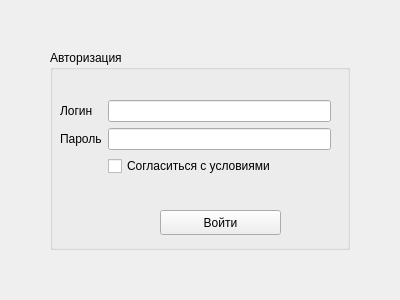
<?xml version="1.0" encoding="UTF-8"?>
<ui version="4.0">
 <class>MainWindow</class>
 <widget class="QMainWindow" name="MainWindow">
  <property name="geometry">
   <rect>
    <x>0</x>
    <y>0</y>
    <width>400</width>
    <height>300</height>
   </rect>
  </property>
  <property name="windowTitle">
   <string>MainWindow</string>
  </property>
  <widget class="QWidget" name="centralwidget">
   <widget class="QGroupBox" name="groupBox">
    <property name="geometry">
     <rect>
      <x>50</x>
      <y>50</y>
      <width>300</width>
      <height>200</height>
     </rect>
    </property>
    <property name="title">
     <string>Авторизация</string>
    </property>
    <widget class="QWidget" name="formLayoutWidget">
     <property name="geometry">
      <rect>
       <x>10</x>
       <y>50</y>
       <width>271</width>
       <height>87</height>
      </rect>
     </property>
     <layout class="QFormLayout" name="formLayout">
      <item row="0" column="0">
       <widget class="QLabel" name="label">
        <property name="text">
         <string>Логин</string>
        </property>
       </widget>
      </item>
      <item row="0" column="1">
       <widget class="QLineEdit" name="t_Name"/>
      </item>
      <item row="1" column="0">
       <widget class="QLabel" name="label_2">
        <property name="text">
         <string>Пароль</string>
        </property>
       </widget>
      </item>
      <item row="1" column="1">
       <widget class="QLineEdit" name="t_Password"/>
      </item>
      <item row="2" column="0">
       <spacer name="verticalSpacer_2">
        <property name="orientation">
         <enum>Qt::Vertical</enum>
        </property>
        <property name="sizeHint" stdset="0">
         <size>
          <width>20</width>
          <height>40</height>
         </size>
        </property>
       </spacer>
      </item>
      <item row="2" column="1">
       <widget class="QCheckBox" name="checkBox">
        <property name="text">
         <string>Согласиться с условиями </string>
        </property>
       </widget>
      </item>
     </layout>
    </widget>
    <widget class="QPushButton" name="Button">
     <property name="geometry">
      <rect>
       <x>110</x>
       <y>160</y>
       <width>121</width>
       <height>25</height>
      </rect>
     </property>
     <property name="text">
      <string>Войти</string>
     </property>
    </widget>
    <widget class="QLabel" name="l_message">
     <property name="geometry">
      <rect>
       <x>10</x>
       <y>140</y>
       <width>261</width>
       <height>20</height>
      </rect>
     </property>
     <property name="text">
      <string/>
     </property>
    </widget>
   </widget>
  </widget>
 </widget>
 <resources/>
 <connections/>
</ui>
